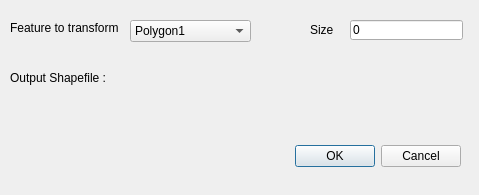
<?xml version="1.0" encoding="UTF-8"?>
<ui version="4.0">
 <class>MakeBufferDialogBase</class>
 <widget class="QDialog" name="MakeBufferDialogBase">
  <property name="geometry">
   <rect>
    <x>0</x>
    <y>0</y>
    <width>479</width>
    <height>195</height>
   </rect>
  </property>
  <property name="windowTitle">
   <string>MakeBuffer</string>
  </property>
  <widget class="QDialogButtonBox" name="button_box">
   <property name="geometry">
    <rect>
     <x>120</x>
     <y>140</y>
     <width>341</width>
     <height>32</height>
    </rect>
   </property>
   <property name="orientation">
    <enum>Qt::Horizontal</enum>
   </property>
   <property name="standardButtons">
    <set>QDialogButtonBox::Cancel|QDialogButtonBox::Ok</set>
   </property>
  </widget>
  <widget class="QLineEdit" name="lineEdit">
   <property name="geometry">
    <rect>
     <x>350</x>
     <y>20</y>
     <width>113</width>
     <height>20</height>
    </rect>
   </property>
   <property name="text">
    <string>0</string>
   </property>
  </widget>
  <widget class="QLabel" name="label_2">
   <property name="geometry">
    <rect>
     <x>10</x>
     <y>70</y>
     <width>111</width>
     <height>16</height>
    </rect>
   </property>
   <property name="text">
    <string>Output Shapefile : </string>
   </property>
  </widget>
  <widget class="QLabel" name="label_3">
   <property name="geometry">
    <rect>
     <x>310</x>
     <y>20</y>
     <width>41</width>
     <height>20</height>
    </rect>
   </property>
   <property name="text">
    <string>Size</string>
   </property>
  </widget>
  <widget class="QgsFileWidget" name="mQgsFileWidget">
   <property name="geometry">
    <rect>
     <x>10</x>
     <y>90</y>
     <width>311</width>
     <height>27</height>
    </rect>
   </property>
  </widget>
  <widget class="QLabel" name="label">
   <property name="geometry">
    <rect>
     <x>10</x>
     <y>20</y>
     <width>111</width>
     <height>16</height>
    </rect>
   </property>
   <property name="text">
    <string>Feature to transform : </string>
   </property>
  </widget>
  <widget class="QComboBox" name="comboBox">
   <property name="geometry">
    <rect>
     <x>130</x>
     <y>20</y>
     <width>121</width>
     <height>22</height>
    </rect>
   </property>
   <item>
    <property name="text">
     <string>Polygon1</string>
    </property>
   </item>
   <item>
    <property name="text">
     <string>Polygon2</string>
    </property>
   </item>
  </widget>
 </widget>
 <customwidgets>
  <customwidget>
   <class>QgsFileWidget</class>
   <extends>QWidget</extends>
   <header>qgsfilewidget.h</header>
  </customwidget>
 </customwidgets>
 <resources/>
 <connections>
  <connection>
   <sender>button_box</sender>
   <signal>accepted()</signal>
   <receiver>MakeBufferDialogBase</receiver>
   <slot>accept()</slot>
   <hints>
    <hint type="sourcelabel">
     <x>20</x>
     <y>20</y>
    </hint>
    <hint type="destinationlabel">
     <x>20</x>
     <y>20</y>
    </hint>
   </hints>
  </connection>
  <connection>
   <sender>button_box</sender>
   <signal>rejected()</signal>
   <receiver>MakeBufferDialogBase</receiver>
   <slot>reject()</slot>
   <hints>
    <hint type="sourcelabel">
     <x>20</x>
     <y>20</y>
    </hint>
    <hint type="destinationlabel">
     <x>20</x>
     <y>20</y>
    </hint>
   </hints>
  </connection>
 </connections>
</ui>
